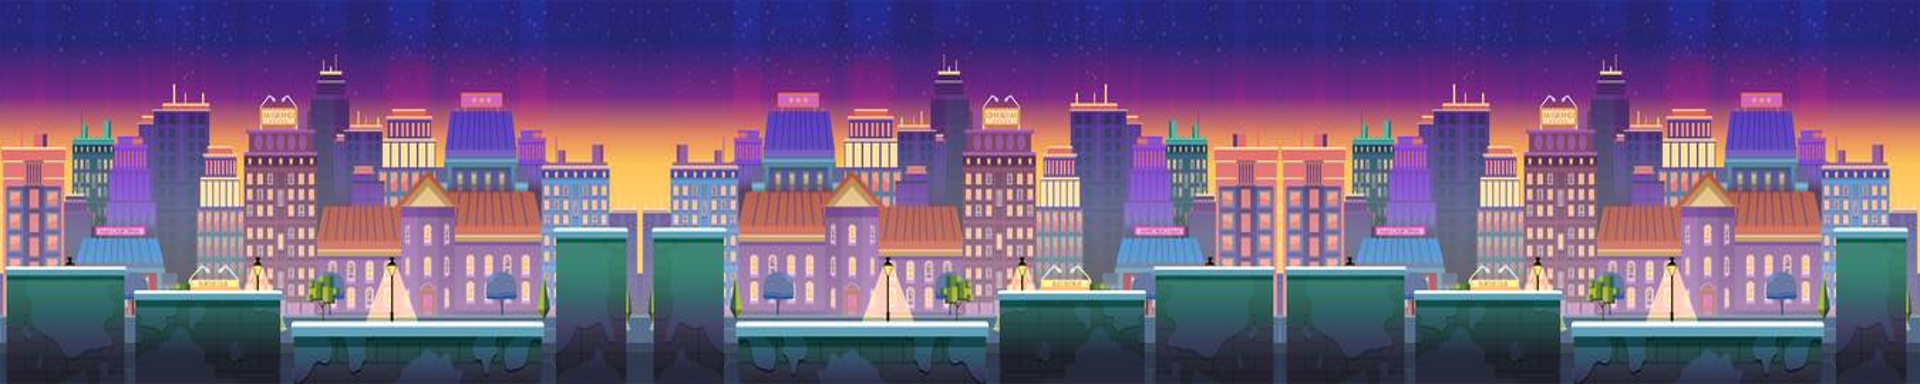

This game map was drawn from its Tiled (.tmx) file and the tilesets committed beside it. A one-line description and the full map source follow:
An orthogonal 60x12 tile map with 32x32 px tiles, 1 tile layer (Capa de Patrones 1).

<map version="1.2" tiledversion="1.2.4" orientation="orthogonal" renderorder="right-down" width="60" height="12" tilewidth="32" tileheight="32" infinite="0" nextlayerid="2" nextobjectid="1">
 <tileset firstgid="1" source="Ciudad.tsx" />
 <layer id="1" name="Capa de Patrones 1" width="60" height="12">
  <data encoding="csv">
1,2,3,4,5,6,7,8,9,10,11,12,13,14,15,16,17,18,19,20,21,22,23,24,25,26,27,28,29,30,31,32,33,34,35,36,37,38,39,40,41,42,43,44,45,46,47,48,49,50,51,52,53,54,55,56,57,58,59,60,
61,62,63,64,65,66,67,68,69,70,71,72,73,74,75,76,77,78,79,80,81,82,83,84,85,86,87,88,89,90,91,92,93,94,95,96,97,98,99,100,101,102,103,104,105,106,107,108,109,110,111,112,113,114,115,116,117,118,119,120,
121,122,123,124,125,126,127,128,129,130,131,132,133,134,135,136,137,138,139,140,141,142,143,144,145,146,147,148,149,150,151,152,153,154,155,156,157,158,159,160,161,162,163,164,165,166,167,168,169,170,171,172,173,174,175,176,177,178,179,180,
181,182,183,184,185,186,187,188,189,190,191,192,193,194,195,196,197,198,199,200,201,202,203,204,205,206,207,208,209,210,211,212,213,214,215,216,217,218,219,220,221,222,223,224,225,226,227,228,229,230,231,232,233,234,235,236,237,238,239,240,
241,242,243,244,245,246,247,248,249,250,251,252,253,254,255,256,257,258,259,260,261,262,263,264,265,266,267,268,269,270,271,272,273,274,275,276,277,278,279,280,281,282,283,284,285,286,287,288,289,290,291,292,293,294,295,296,297,298,299,300,
301,302,303,304,305,306,307,308,309,310,311,312,313,314,315,316,317,318,319,320,321,322,323,324,325,326,327,328,329,330,331,332,333,334,335,336,337,338,339,340,341,342,343,344,345,346,347,348,349,350,351,352,353,354,355,356,357,358,359,360,
361,362,363,364,365,366,367,368,369,370,371,372,373,374,375,376,377,378,379,380,381,382,383,384,385,386,387,388,389,390,391,392,393,394,395,396,397,398,399,400,401,402,403,404,405,406,407,408,409,410,411,412,413,414,415,416,417,418,419,420,
421,422,423,424,425,426,427,428,429,430,431,432,433,434,435,436,437,438,439,440,441,442,443,444,445,446,447,448,449,450,451,452,453,454,455,456,457,458,459,460,461,462,463,464,465,466,467,468,469,470,471,472,473,474,475,476,477,478,479,480,
481,482,483,484,485,486,487,488,489,490,491,492,493,494,495,496,497,498,499,500,501,502,503,504,505,506,507,508,509,510,511,512,513,514,515,516,517,518,519,520,521,522,523,524,525,526,527,528,529,530,531,532,533,534,535,536,537,538,539,540,
541,542,543,544,545,546,547,548,549,550,551,552,553,554,555,556,557,558,559,560,561,562,563,564,565,566,567,568,569,570,571,572,573,574,575,576,577,578,579,580,581,582,583,584,585,586,587,588,589,590,591,592,593,594,595,596,597,598,599,600,
601,602,603,604,605,606,607,608,609,610,611,612,613,614,615,616,617,618,619,620,621,622,623,624,625,626,627,628,629,630,631,632,633,634,635,636,637,638,639,640,641,642,643,644,645,646,647,648,649,650,651,652,653,654,655,656,657,658,659,660,
661,662,663,664,665,666,667,668,669,670,671,672,673,674,675,676,677,678,679,680,681,682,683,684,685,686,687,688,689,690,691,692,693,694,695,696,697,698,699,700,701,702,703,704,705,706,707,708,709,710,711,712,713,714,715,716,717,718,719,720
</data>
 </layer>
</map>